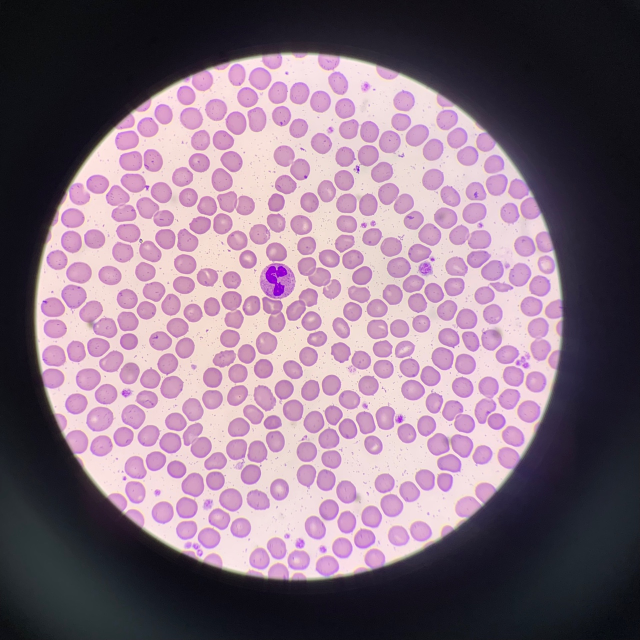
#> input picture crop/input/101-1.jpg, 1280 x 1280 px (shown at 1/2 size); its folder holds only this picture in this run
$ python remove_scope.py
#> lines starting #> are read from the running program, lines starting #| are printed output that depends on the picture
import glob
import os
import shutil
import cv2
import numpy as np
import argparse

points = []


def clicked(event, x, y, flags, param):
    if event == cv2.EVENT_LBUTTONDOWN:
        global points
        del points[0]
        points.append([x, y])


def find_scope(img, find_manually):
    """
    find scope from microscopic image
    :param img: microscopic image
    :param find_manually: if couldn't find scope, find scope manually
    :return: coordinate and radius of scope
    """
    gray = cv2.cvtColor(img, cv2.COLOR_BGR2GRAY)
    height, width = gray.shape[:]
    minRadius = int(min((height, width)) * 400 / 1280)
    maxRadius = int(min((height, width)) * 1000 / 1280)
    circles = cv2.HoughCircles(gray, cv2.HOUGH_GRADIENT, 0.5, 100, param1=100, param2=100, minRadius=minRadius,
                               maxRadius=maxRadius)
    final_circle = circles[0, 0]

    if circles is not None:
        circles = np.uint16(np.around(circles))
        for count, current_circle in enumerate(circles[0, :]):
            # 중심에 가장 가까운 원 저장
            if abs(final_circle[0] - width / 2) > abs(current_circle[0] - width / 2) and abs(
                    final_circle[1] - height / 2) > abs(current_circle[1] - height / 2):
                final_circle = current_circle
    else:
        if find_manually:
            global points
            points = []
            while True:
                if cv2.waitKey(10) == 27:
                    break
                cv2.imshow('img', img)
                cv2.setMouseCallback('img', clicked, img)
            final_circle = select_scope()
        else:
            print('circles not detected')
            return None
    for item in final_circle:
        item = int(item)
    return final_circle


def select_scope():
    """
    get a circle from 3 points
    :return: coordinates, radius of circle
    """
    a, b, c = points
    X = np.array(points)
    Y = [1, 1]
    n = np.linalg.inv(X.T.dot(X)).dot(X.T).dot(Y)
    n = n/np.linalg.norm(n)
    u = np.cross(b-a, n)
    v = np.cross(c-b, n)
    X = np.array([[u[0], -v[0]], [u[1], -v[1]]])
    Y = np.array([(c[0]-a[0])/2, (c[1]-a[1])/2])
    t = np.linalg.inv(X).dot(Y)
    point = (a+b)/2 + u*t[0]
    r = np.linalg.norm(point-a)

    return [int(point[0]), int(point[1]), int(r)]


def crop_scope(img, scope):
    halflen = int(scope[2] / 1.414 * 0.99)  # 스코프 내접 사각형 길이/2 (99%)
    x_min = int(scope[0] - halflen)
    y_min = int(scope[1] - halflen)
    x_max = int(scope[0] + halflen)
    y_max = int(scope[1] + halflen)
    cropped_img = img[y_min:y_max, x_min:x_max]
    return cropped_img


def get_cropped_img(img, find_manually):
    scope = find_scope(img, find_manually)
    cropped_img = crop_scope(img, scope)
    return cropped_img


def main():
    PATH_DIR = os.path.join(os.getcwd(), 'crop')
    INPUT_PATH = os.path.join(PATH_DIR, 'input')
    OUTPUT_PATH = os.path.join(PATH_DIR, 'output')
    SCOPE_PATH = os.path.join(PATH_DIR, 'scope')
    os.makedirs(INPUT_PATH, exist_ok=True)
    if os.path.isdir(SCOPE_PATH):
        shutil.rmtree(SCOPE_PATH)
    if os.path.isdir(OUTPUT_PATH):
        shutil.rmtree(OUTPUT_PATH)

    parser = argparse.ArgumentParser(description='Crop image from microscopic image')
    parser.add_argument('-i', '--input-path', action='store', default=INPUT_PATH, help='manual input file path')
    parser.add_argument('-o', '--output-path', action='store', default=OUTPUT_PATH, help='manual output file path')
    parser.add_argument('-v', '--verify', action='store_true', default=False, help='verify scope detection')
    parser.add_argument('-m', '--manual-roi', action='store_true', default=False, help='set roi manually')
    args = parser.parse_args()

    INPUT_PATH = args.input_path
    OUTPUT_PATH = args.output_path

    if args.verify:
        os.makedirs(SCOPE_PATH)
    os.makedirs(OUTPUT_PATH)

    file_list = glob.glob(INPUT_PATH + '/*.jpg')
    for file in file_list:
        filename = os.path.basename(file)
        img = cv2.imread(file)
#> img is the input picture: shape (1280, 1280, 3); mean B, G, R 126.4, 110.6, 131.4

        scope = find_scope(img, args.manual_roi)
#> in find_scope, `gray = cv2.cvtColor(img, cv2.COLOR_BGR2GRAY)`:
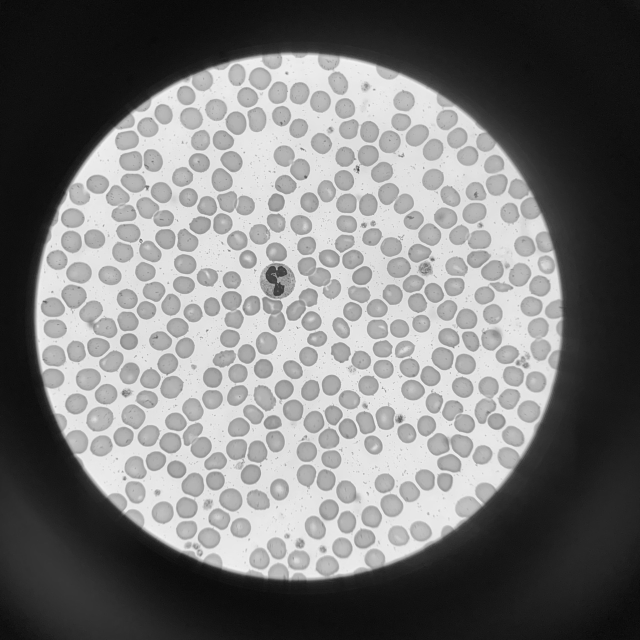
#> gray: shape (1280, 1280) (shown at 1/2 size); min 4, max 245, mean 118.6
#> in find_scope, `circles = cv2.HoughCircles(gray, cv2.HOUGH_GRADIENT, 0.5, 100, param1=..`: circles = [[597.5, 632.5, 527.6]]
#> in find_scope, `final_circle = circles[0, 0]`: final_circle = [597.5, 632.5, 527.6]
#> in find_scope, `circles = np.uint16(np.around(circles))`: circles = [[598, 632, 528]]
#> the loop in find_scope, `for count, current_circle in enumerate(circles[0, :]):` made 1 pass
#> the loop in find_scope, `for item in final_circle:` made 3 passes
#> item on passes 1 to 3: 597, 632, 527
#> scope = [597.5, 632.5, 527.6]
        cropped_img = crop_scope(img, scope)
#> in crop_scope, `halflen = int(scope[2] / 1.414 * 0.99)`: halflen = 369
#> in crop_scope, `x_min = int(scope[0] - halflen)`: x_min = 228
#> in crop_scope, `y_min = int(scope[1] - halflen)`: y_min = 263
#> in crop_scope, `x_max = int(scope[0] + halflen)`: x_max = 966
#> in crop_scope, `y_max = int(scope[1] + halflen)`: y_max = 1001
#> in crop_scope, `cropped_img = img[y_min:y_max, x_min:x_max]`:
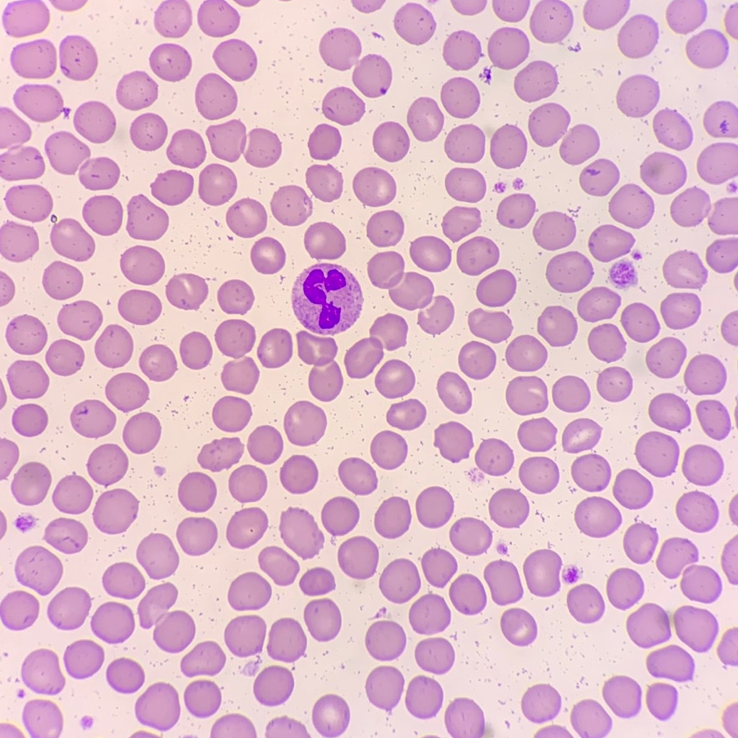
#> cropped_img: shape (738, 738, 3); mean B, G, R 203.3, 182.8, 221.4
        cv2.imwrite(os.path.join(OUTPUT_PATH, filename), cropped_img)
        if args.verify:
            cv2.circle(img, (scope[0], scope[1]), scope[2], (0, 255, 0), 5)
            cv2.imwrite(os.path.join(SCOPE_PATH, filename), img)


if __name__ == "__main__":
    main()
